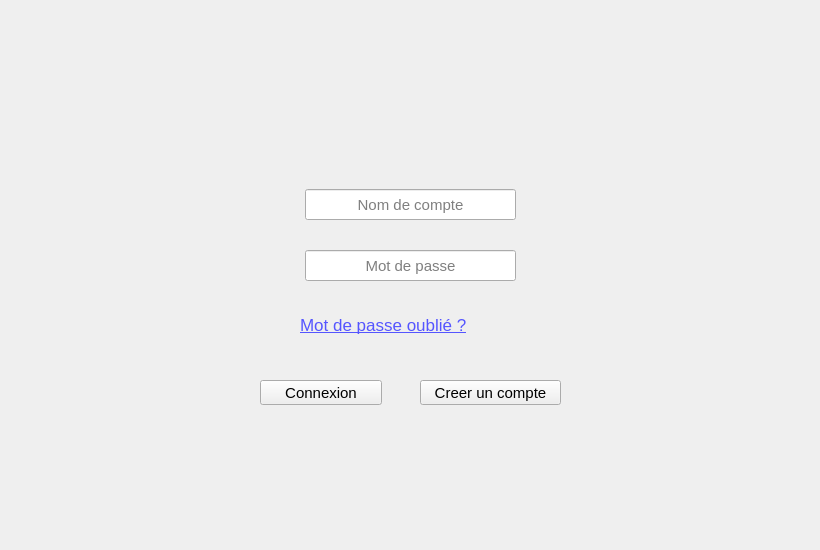
<?xml version="1.0" encoding="UTF-8"?>
<ui version="4.0">
 <class>login</class>
 <widget class="QDialog" name="login">
  <property name="geometry">
   <rect>
    <x>0</x>
    <y>0</y>
    <width>820</width>
    <height>550</height>
   </rect>
  </property>
  <property name="minimumSize">
   <size>
    <width>820</width>
    <height>550</height>
   </size>
  </property>
  <property name="maximumSize">
   <size>
    <width>820</width>
    <height>550</height>
   </size>
  </property>
  <property name="windowTitle">
   <string>login</string>
  </property>
  <widget class="QPushButton" name="pushButton">
   <property name="geometry">
    <rect>
     <x>420</x>
     <y>380</y>
     <width>141</width>
     <height>25</height>
    </rect>
   </property>
   <property name="font">
    <font>
     <pointsize>11</pointsize>
    </font>
   </property>
   <property name="text">
    <string>Creer un compte</string>
   </property>
   <property name="checkable">
    <bool>false</bool>
   </property>
   <property name="checked">
    <bool>false</bool>
   </property>
   <property name="autoDefault">
    <bool>false</bool>
   </property>
   <property name="default">
    <bool>false</bool>
   </property>
   <property name="flat">
    <bool>false</bool>
   </property>
  </widget>
  <widget class="QPushButton" name="pushButton_2">
   <property name="geometry">
    <rect>
     <x>260</x>
     <y>380</y>
     <width>122</width>
     <height>25</height>
    </rect>
   </property>
   <property name="font">
    <font>
     <pointsize>11</pointsize>
    </font>
   </property>
   <property name="text">
    <string>Connexion</string>
   </property>
   <property name="checkable">
    <bool>false</bool>
   </property>
   <property name="checked">
    <bool>false</bool>
   </property>
   <property name="autoDefault">
    <bool>false</bool>
   </property>
   <property name="default">
    <bool>false</bool>
   </property>
   <property name="flat">
    <bool>false</bool>
   </property>
  </widget>
  <widget class="QLabel" name="picture">
   <property name="geometry">
    <rect>
     <x>0</x>
     <y>0</y>
     <width>820</width>
     <height>550</height>
    </rect>
   </property>
   <property name="minimumSize">
    <size>
     <width>820</width>
     <height>550</height>
    </size>
   </property>
   <property name="maximumSize">
    <size>
     <width>820</width>
     <height>550</height>
    </size>
   </property>
   <property name="text">
    <string/>
   </property>
  </widget>
  <widget class="QLineEdit" name="lineEdit_id">
   <property name="geometry">
    <rect>
     <x>305</x>
     <y>189</y>
     <width>211</width>
     <height>31</height>
    </rect>
   </property>
   <property name="font">
    <font>
     <pointsize>11</pointsize>
    </font>
   </property>
   <property name="toolTip">
    <string>&lt;html&gt;&lt;head/&gt;&lt;body&gt;&lt;p&gt;Identifiant&lt;/p&gt;&lt;/body&gt;&lt;/html&gt;</string>
   </property>
   <property name="accessibleName">
    <string/>
   </property>
   <property name="layoutDirection">
    <enum>Qt::LeftToRight</enum>
   </property>
   <property name="inputMethodHints">
    <set>Qt::ImhNone</set>
   </property>
   <property name="inputMask">
    <string/>
   </property>
   <property name="text">
    <string/>
   </property>
   <property name="echoMode">
    <enum>QLineEdit::Normal</enum>
   </property>
   <property name="alignment">
    <set>Qt::AlignCenter</set>
   </property>
   <property name="dragEnabled">
    <bool>true</bool>
   </property>
   <property name="readOnly">
    <bool>false</bool>
   </property>
   <property name="placeholderText">
    <string>Nom de compte</string>
   </property>
   <property name="clearButtonEnabled">
    <bool>true</bool>
   </property>
  </widget>
  <widget class="QLabel" name="labes_logo">
   <property name="geometry">
    <rect>
     <x>350</x>
     <y>40</y>
     <width>120</width>
     <height>120</height>
    </rect>
   </property>
   <property name="text">
    <string/>
   </property>
  </widget>
  <widget class="QLineEdit" name="lineEdit_mdp">
   <property name="geometry">
    <rect>
     <x>305</x>
     <y>250</y>
     <width>211</width>
     <height>31</height>
    </rect>
   </property>
   <property name="font">
    <font>
     <pointsize>11</pointsize>
    </font>
   </property>
   <property name="toolTip">
    <string>&lt;html&gt;&lt;head/&gt;&lt;body&gt;&lt;p&gt;Mot de passe&lt;/p&gt;&lt;/body&gt;&lt;/html&gt;</string>
   </property>
   <property name="echoMode">
    <enum>QLineEdit::Password</enum>
   </property>
   <property name="alignment">
    <set>Qt::AlignCenter</set>
   </property>
   <property name="placeholderText">
    <string>Mot de passe</string>
   </property>
   <property name="clearButtonEnabled">
    <bool>true</bool>
   </property>
  </widget>
  <widget class="QLabel" name="label_mdpoublie">
   <property name="geometry">
    <rect>
     <x>300</x>
     <y>310</y>
     <width>221</width>
     <height>31</height>
    </rect>
   </property>
   <property name="font">
    <font>
     <family>MS Shell Dlg 2</family>
     <pointsize>13</pointsize>
     <weight>50</weight>
     <bold>false</bold>
     <underline>true</underline>
     <strikeout>false</strikeout>
    </font>
   </property>
   <property name="cursor">
    <cursorShape>PointingHandCursor</cursorShape>
   </property>
   <property name="text">
    <string>&lt;html&gt;&lt;head/&gt;&lt;body&gt;&lt;p&gt;&lt;span style=&quot; color:#5555ff;&quot;&gt;Mot de passe oublié ?&lt;/span&gt;&lt;/p&gt;&lt;/body&gt;&lt;/html&gt;</string>
   </property>
   <property name="textInteractionFlags">
    <set>Qt::LinksAccessibleByMouse</set>
   </property>
  </widget>
  <zorder>picture</zorder>
  <zorder>pushButton</zorder>
  <zorder>pushButton_2</zorder>
  <zorder>lineEdit_id</zorder>
  <zorder>labes_logo</zorder>
  <zorder>lineEdit_mdp</zorder>
  <zorder>label_mdpoublie</zorder>
 </widget>
 <resources/>
 <connections/>
</ui>
